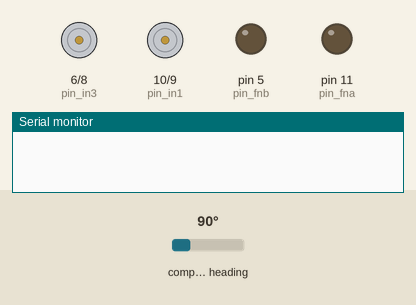
This sketch was run on a simulated Arduino Uno, built with avr-gcc and run on an emulated ATmega328P. Shown: motor-driver pin pairs drawn as motors (green arrow = first pin HIGH = forward, orange = second pin HIGH = backward, longer = more drive), output pins drawn as LEDs (lit = HIGH), the last lines printed to the serial monitor. Wiring (inferred from the names in the program): CMPS compass at I2C address 0x60. The test bench sets the inputs (shaded band); at power-on: compass heading 90°.

Above: at 0.1 s.
At 1.1 s:
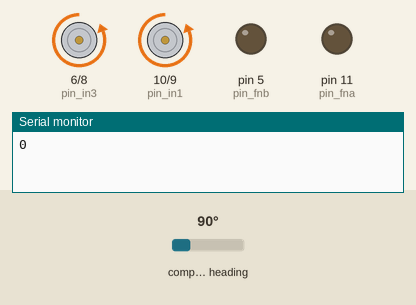
Timing chart, 0 to 2.6 s (numbered marks = the images above):
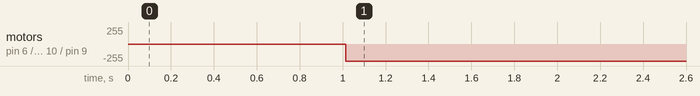

The sketch:

auto_pilot_boat.ino
```cpp
#define CONSIGNE_CAP 90 //consigne de cap (90 = l'EST)
#define CONSIGNE_VITESSE 50

#define INVERSER_M1 0
#define INVERSER_M2 0

int Kp = 10;
int Ki = 0;
int Kd = 0;

#include <Wire.h> //Librairie pour le cmps
#include "PPMReader.h" //Pour lire les données du récepteur de la télécommande

#define CMPS12_ADDRESS 0x60  // Adresse I2C du cmps


//Pins
short pin_switch = 3;
short pin_vitesse = 2;
short pin_cap = 4;
short pin_in1 = 10;
short pin_in2 = 9;
short pin_in3 = 6;
short pin_in4 = 8;
short pin_fna = 11;
short pin_fnb = 5;


int nb_voies_telecommande = 6;
PPMReader ppm(pin_switch, nb_voies_telecommande);


int erreur_cap;
int integrale_erreur_cap = 0;
float cap;
int dt = 10; //pas de temps à déterminer
float u_k;
float u_k_1;
float e_k;
float e_k_1;
float e_k_2;

int vitesse_moteur_1; //vitesses entre -100 (full arrière) et 100 (full avant)
int vitesse_moteur_2;

bool asservir = false;

int telecommande_switch = false;
int telecommande_vitesse;
int telecommande_cap;

void setup()
{
    Serial.begin(9600);  // Start serial port
    Wire.begin();

    pinMode(pin_in1, OUTPUT);
    pinMode(pin_in2, OUTPUT);
    pinMode(pin_in3, OUTPUT);
    pinMode(pin_in4, OUTPUT);
    pinMode(pin_fna, OUTPUT);
    pinMode(pin_fnb, OUTPUT);
}

void loop()
{
    lire_telecommande();

    if (telecommande_switch > 1500) {
        asservir = true;

    }
    else{
        asservir=false;
    }

    Wire.beginTransmission(CMPS12_ADDRESS);
    Wire.write(1); //Skip version
    Wire.endTransmission();

    Wire.requestFrom(CMPS12_ADDRESS, 30);
    Wire.read(); //Skip 8bit heading

    int heading = Wire.read();
    heading <<= 8;
    heading += Wire.read();
    cap = heading / 10;

    e_k = cap - CONSIGNE_CAP; //il faudra réflechir à comment gerer le passage de 359,9 à 0 degrés, dans le cas d'une navigation vers le nord

    u_k = u_k_1 + Kp * (e_k * (1 + Ki * dt + Kd / dt) + e_k_1 * (-1 - 2 * Kd / dt) + e_k_2 * (Kd / dt)); //PID

    u_k_1 = u_k;
    e_k_2 = e_k_1;
    e_k_1 = e_k;

    delay(dt);
    //SI u_k positif -> vers la droite, si u_k négatif -> vers la gauche

    if (asservir) {
        vitesse_moteur_1 = CONSIGNE_VITESSE + u_k;
        vitesse_moteur_2 = CONSIGNE_VITESSE - u_k;
    } else {
        int vitesse =0;
        int difference_vitesse = 0;

        vitesse_moteur_1 = vitesse + difference_vitesse;
        vitesse_moteur_2 = vitesse - difference_vitesse;
    }
    activer_moteurs(vitesse_moteur_1, vitesse_moteur_2);


}

void lire_telecommande() {

    telecommande_switch = pulseIn(pin_switch,1);
    Serial.println(telecommande_switch);
}


void activer_moteurs(int vitesse_m1, int vitesse_m2) {
    if (vitesse_m1 > 0) {
        digitalWrite(pin_in1, HIGH);
        digitalWrite(pin_in2, LOW);
    } else {
        digitalWrite(pin_in1, LOW);
        digitalWrite(pin_in2, HIGH);
    }
    if (vitesse_m2 > 0) {
        digitalWrite(pin_in3, HIGH);
        digitalWrite(pin_in4, LOW);
    } else {
        digitalWrite(pin_in3, LOW);
        digitalWrite(pin_in4, HIGH);
    }

    int vitesse_m1_abs = map(abs(vitesse_m1), 0, 100, 0, 255 );
    int vitesse_m2_abs = map(abs(vitesse_m2), 0, 100, 0, 255 );

    analogWrite(pin_fna, vitesse_m1_abs);
    analogWrite(pin_fnb, vitesse_m2_abs);
}
```

Measured:
- by itself, motor on pin 6 (pin_in3) / pin 8 (pin_in4), motor on pin 10 (pin_in1) / pin 9 (pin_in2): stopped → backward 255/255 at 1.0 s
